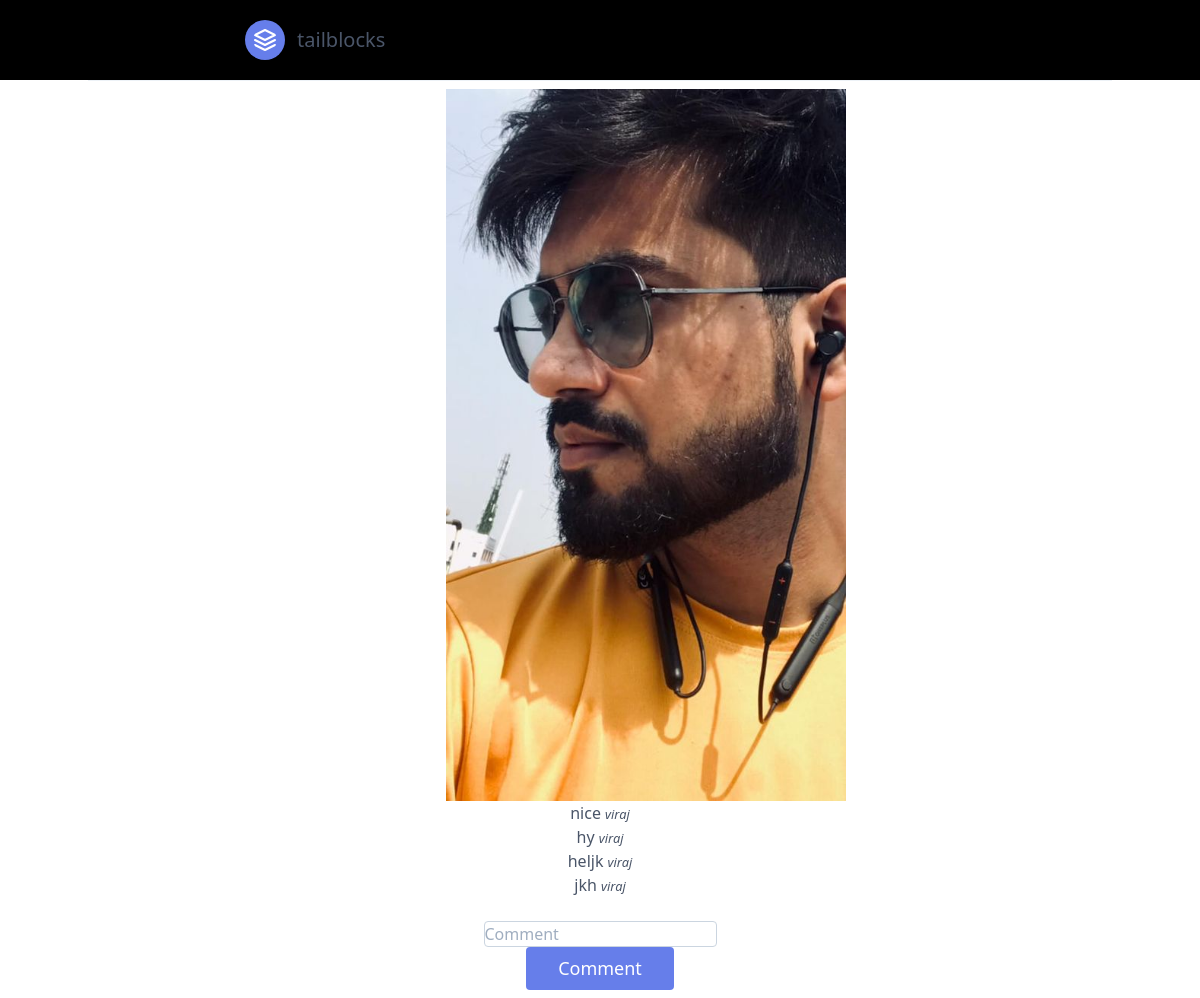
/insta/home/post_User_Post_commt/32/, run on the app's committed database.
### insta/models.py (models this page shows, shortened)
class User_Post(models.Model):
    pic = models.ImageField(upload_to='post/')
    subject = models.CharField(max_length=200)
    msg = models.TextField(null=True, blank=True)
    cr_date = models.DateTimeField(auto_now_add=True)
    uploaded_by = models.ForeignKey(Profile,on_delete=models.CASCADE, null=True, blank=True)
    def __str__(self):
        return "%s" % self.subject

class User_Post_commt(models.Model):
    post =models.ForeignKey(User_Post,on_delete=models.CASCADE,related_name='post')
    commt =models.ForeignKey(Profile,on_delete=models.CASCADE,related_name='commt')
    you_msg= models.CharField(null=True,blank=True,max_length=250)
    def __str__(self):
        return '%s (%s)'%(self.post ,self.commt)

class Profile(models.Model):
    profile_pic = models.ImageField(upload_to='media/profile_pic/',blank=True,null=True,default='nopic/slide3.jpg')
    user = models.OneToOneField(User, on_delete=models.CASCADE)
    address = models.CharField(max_length=200,blank=True,null=True)
    phone_no = models.CharField(validators=[RegexValidator("^0?[5-9]{1}\d{9}$")], max_length=15, null=True, blank=True)
    def __str__(self):
        return self.user.username

### insta/views.py (the view, shortened to what this page needs)
# urls.py: path('home/post_User_Post_commt/<int:pk>/', views.Post_commt.as_view(),name='post_User_Post_commt'),
class Post_commt(View):
    def get(self, *args, **kwargs):
        profile_D=kwargs['pk']
        print('id',profile_D)
        a = User_Post.objects.get(id=profile_D)
        print(a)
        commt= User_Post_commt.objects.filter(post_id=profile_D)
        print('commt',commt)
        parm={
        'profile_D':a,
        'commt':commt,
        }
        return render(self.request, 'insta/post_User_Post_commt.html',parm)

### templates/insta/post_User_Post_commt.html (shortened to what this page needs)
 {% extends 'base.html'%}
  {% block contect %}
	<section class="text-gray-700 body-font relative">
  <div class="container  mx-auto" >
  	 <div class="p-2 w-full  border-t border-gray-200 text-center">
  	 	<div style="margin-left: 350px;">
	<img src="{{profile_D.pic.url}}" width="400px">
</div>
	{% for c in commt%}
	<ul>
		<li>{{c.you_msg}}  <small><i>{{c.commt}}</i></small></li>
	</ul>
	{%endfor %}
	   <form method="POST">
           <input type="text" name="post" value="{{profile_D.id}}" hidden><br>
       <input type="text" name="you_msg" class="bg-white rounded border border-gray-400 focus:outline-none focus:border-indigo-500 text-base w-50 h-25"  placeholder="Comment" >
          <button class="flex mx-auto text-white bg-indigo-500 border-0 py-2 px-8 focus:outline-none hover:bg-indigo-600 rounded text-lg" type="submit">Comment</button>
    </form>
</div>
	</div></section>
{% endblock%}

### data on the page
User_Post: pic (picture)
User_Post_commt: you_msg "nice", commt "viraj"
User_Post_commt: you_msg "hy", commt "viraj"
User_Post_commt: you_msg "heljk", commt "viraj"
User_Post_commt: you_msg "jkh", commt "viraj"
